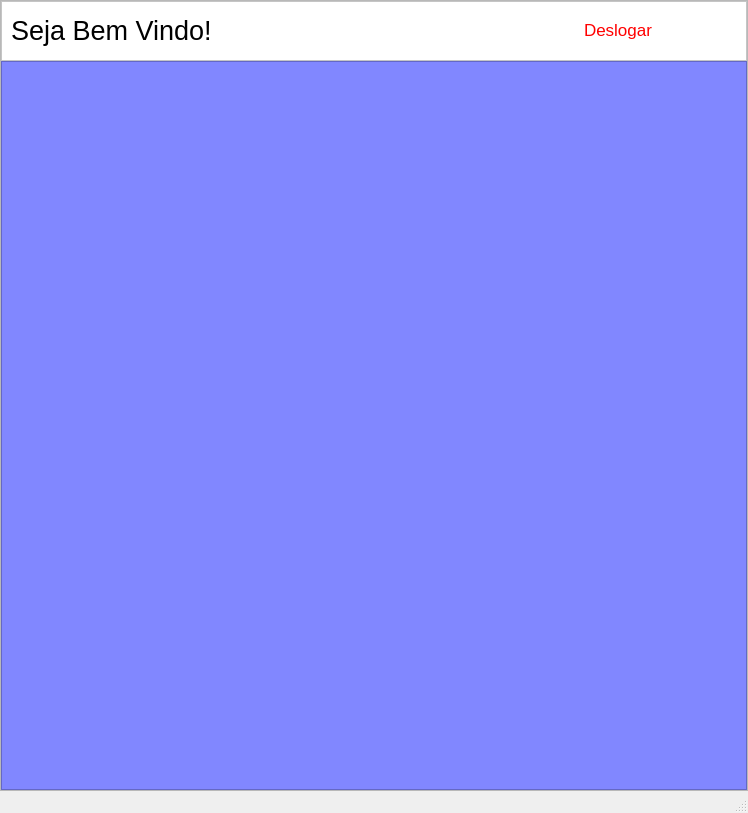
<?xml version="1.0" encoding="UTF-8"?>
<ui version="4.0">
 <class>MainWindow</class>
 <widget class="QMainWindow" name="MainWindow">
  <property name="geometry">
   <rect>
    <x>0</x>
    <y>0</y>
    <width>748</width>
    <height>813</height>
   </rect>
  </property>
  <property name="windowTitle">
   <string>MainWindow</string>
  </property>
  <property name="styleSheet">
   <string notr="true"/>
  </property>
  <widget class="QWidget" name="centralwidget">
   <layout class="QVBoxLayout" name="verticalLayout">
    <property name="spacing">
     <number>0</number>
    </property>
    <property name="leftMargin">
     <number>0</number>
    </property>
    <property name="topMargin">
     <number>0</number>
    </property>
    <property name="rightMargin">
     <number>0</number>
    </property>
    <property name="bottomMargin">
     <number>0</number>
    </property>
    <item>
     <widget class="QFrame" name="frame">
      <property name="frameShape">
       <enum>QFrame::StyledPanel</enum>
      </property>
      <property name="frameShadow">
       <enum>QFrame::Raised</enum>
      </property>
      <layout class="QVBoxLayout" name="verticalLayout_2">
       <property name="spacing">
        <number>0</number>
       </property>
       <property name="leftMargin">
        <number>0</number>
       </property>
       <property name="topMargin">
        <number>0</number>
       </property>
       <property name="rightMargin">
        <number>0</number>
       </property>
       <property name="bottomMargin">
        <number>0</number>
       </property>
       <item>
        <widget class="QFrame" name="frame_2">
         <property name="minimumSize">
          <size>
           <width>0</width>
           <height>0</height>
          </size>
         </property>
         <property name="maximumSize">
          <size>
           <width>16777215</width>
           <height>60</height>
          </size>
         </property>
         <property name="styleSheet">
          <string notr="true">background-color: rgb(255, 255, 255);</string>
         </property>
         <property name="frameShape">
          <enum>QFrame::StyledPanel</enum>
         </property>
         <property name="frameShadow">
          <enum>QFrame::Raised</enum>
         </property>
         <layout class="QVBoxLayout" name="verticalLayout_3">
          <item>
           <layout class="QHBoxLayout" name="horizontalLayout">
            <item>
             <widget class="QLabel" name="label">
              <property name="font">
               <font>
                <pointsize>20</pointsize>
               </font>
              </property>
              <property name="text">
               <string>Seja Bem Vindo!</string>
              </property>
             </widget>
            </item>
            <item alignment="Qt::AlignLeft">
             <widget class="QLabel" name="nome_user">
              <property name="font">
               <font>
                <pointsize>20</pointsize>
               </font>
              </property>
              <property name="text">
               <string/>
              </property>
             </widget>
            </item>
            <item>
             <widget class="QPushButton" name="pushButton">
              <property name="font">
               <font>
                <pointsize>13</pointsize>
               </font>
              </property>
              <property name="styleSheet">
               <string notr="true">background-color: rgb(255, 255, 255);
border-radius: 15px;
border-style: outset;
color: rgb(255, 0, 0);</string>
              </property>
              <property name="text">
               <string>Deslogar</string>
              </property>
             </widget>
            </item>
           </layout>
          </item>
         </layout>
        </widget>
       </item>
       <item>
        <widget class="QFrame" name="frame_3">
         <property name="styleSheet">
          <string notr="true">background-color: rgb(129, 135, 255);</string>
         </property>
         <property name="frameShape">
          <enum>QFrame::StyledPanel</enum>
         </property>
         <property name="frameShadow">
          <enum>QFrame::Raised</enum>
         </property>
        </widget>
       </item>
      </layout>
     </widget>
    </item>
   </layout>
  </widget>
  <widget class="QStatusBar" name="statusbar"/>
 </widget>
 <resources/>
 <connections/>
</ui>
